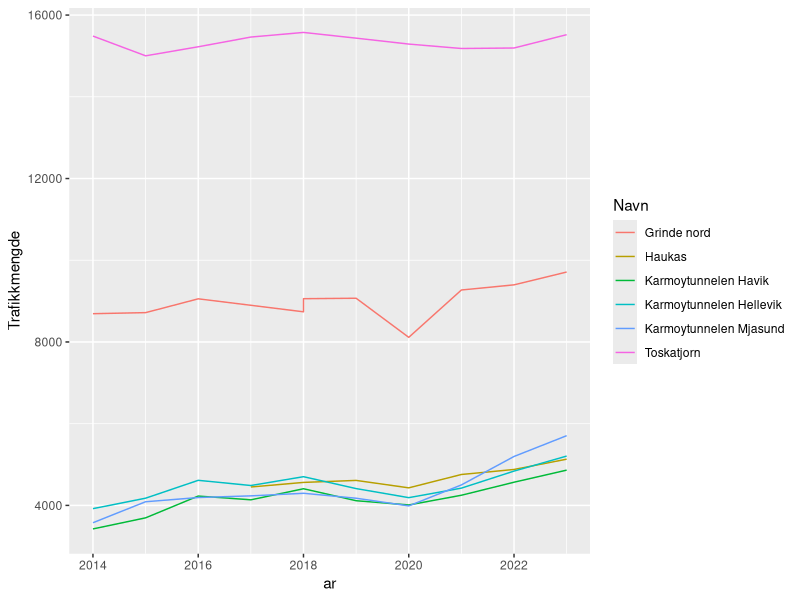
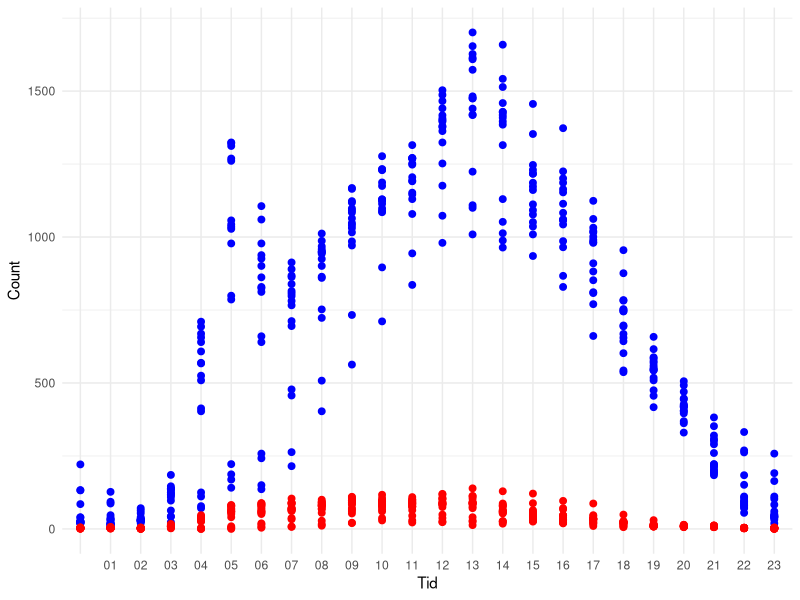

Generate these figures, in order, with R:
## ---- chunk 1
library(tidyverse)
library(readr)
library(readxl)
library(dplyr)
library(stringr)
## ---- chunk 2
# Les Excel-filene (juster filstiene etter hvor de ligger i prosjektet ditt)
tidligere_data <- read_excel("tidligere_data.xlsx")
ny_data <- read_excel("ny_data.xlsx")
## ---- chunk 3
# Fjerne mellomrom og linjeskift fra kolonnenavnene i 'tidligere_data'
colnames(tidligere_data) <- str_trim(gsub("\r\n", "", colnames(tidligere_data)))

# Omdøpe variabler i 'tidligere_data' for å matche variablene i 'ny_data'
tidligere_data <- tidligere_data %>%
  rename(
    `Kjønn` = `Hvilket kjønn identifiserer du som?`,  # Omdøp "Hvilket kjønn identifiserer du som?" til "Kjønn"
    `Alder` = `Din alder`,  # Omdøp "Din alder" til "Alder"
    `Utdanning` = `Hva er din høyeste utdanning?`,  # Omdøp utdanning
    `Næring` = `I hvilken næring jobber du?`,  # Omdøp næring
    `Inntektsgruppe` = `Hvilken inntektsgruppe hører du til?`,  # Omdøp inntektsgruppe
    `Antall personer i husstanden` = `Hvor mange personer bor i din husstand?`,  # Omdøp antall personer
    `Antall med førerkort` = `Hvor mange i husstanden har førerkort?`,  # Omdøp førerkort
    `Transportmåte disponibelt` = `Hva har du til disposisjon?`,  # Omdøp transportmåte
    `Hvordan kommer du deg til jobb` = `Hva har du reist med siste uken?`,  # Omdøp hvordan du kommer deg til jobb
    `Tid brukt til jobb` = `Hvor lang er din pendletid til jobb?`,  # Omdøp tid brukt til jobb
    `Postnummer` = `Hva er ditt postnummer (bosted)`,  # Omdøp postnummer
    `Postnummer arbeidssted` = `Hva er ditt postnummer (arbeidsplass)`,  # Omdøp postnummer arbeidssted
    `Fast oppmøte` = `Har du fast oppmøtested?`,  # Omdøp fast oppmøte
    `Parkering ved jobb` = `Er det gode parkeringsmuligheter nær din arbeidsplass?`  # Omdøp parkering
  )

# Omdøpe variabler i 'ny_data' (hvis nødvendig) for å matche samme tema
ny_data <- ny_data %>%
  rename(
    `Kjønn` = `Hvilket kjønn identifiserer du deg som?`,  # Omdøp "Hvilket kjønn identifiserer du deg som?" til "Kjønn"
    `Alder` = `Hva er alderen din?`,  # Omdøp "Hva er alderen din?" til "Alder"
    `Utdanning` = `Hva er din høyeste utdanning?`,  # Omdøp utdanning
    `Næring` = `I hvilken næring jobber du?`,  # Omdøp næring
    `Inntektsgruppe` = `Hvilken inntektsgruppe tilhører du?`,  # Omdøp inntektsgruppe
    `Antall personer i husstanden` = `Hvor mange bor i din husstand?`,  # Omdøp antall personer
    `Antall med førerkort` = `Hvor mange har førerkort i din husstand?`,  # Omdøp førerkort
    `Transportmåte disponibelt` = `Hvilke muligheter har du tilgjengelig for reise til jobb?`,  # Omdøp transportmåte
    `Hvordan kommer du deg til jobb` = `Hvilke muligheter bruker du for å reise til jobb?`,  # Omdøp hvordan du kommer deg til jobb
    `Tid brukt til jobb` = `Hvor lang tid bruker du til jobb`,  # Omdøp tid brukt til jobb
    `Postnummer` = `Hvilket postnummer er din husstand plassert under?`,  # Omdøp postnummer
    `Postnummer arbeidssted` = `Hvilket postnummer er arbeidsplassen din plasser under?`,  # Omdøp postnummer arbeidssted
    `Fast oppmøte` = `Har du fast oppmøte til jobb?`,  # Omdøp fast oppmøte
    `Parkering ved jobb` = `Har du parkeringsmuligheter på jobb?`  # Omdøp parkering
  )
## ---- chunk 4
# Velge felles variabler (tema) i begge datasettene
common_columns <- c("Starttidspunkt", "Kjønn", "Alder", "Utdanning", "Næring", "Inntektsgruppe",
                    "Antall personer i husstanden", "Antall med førerkort", "Transportmåte disponibelt",
                    "Hvordan kommer du deg til jobb", "Tid brukt til jobb", "Postnummer",
                    "Postnummer arbeidssted", "Fast oppmøte", "Parkering ved jobb")

# Slå sammen datasettene
merged_data <- bind_rows(
  select(ny_data, all_of(common_columns)),
  select(tidligere_data, all_of(common_columns))
)

# Se resultatet
head(merged_data)

# Sjekk at du har fått 160 observasjoner
nrow(merged_data)
## ---- chunk 5
library(readr)
datasett_2014_2024 <- read_delim("datasett_2014_2024.csv", 
    delim = ";", escape_double = FALSE, trim_ws = TRUE)

Karmsundsgata <- read_delim("Karmsundsgata.csv", 
    delim = ";", escape_double = FALSE, trim_ws = TRUE)
## ---- chunk 6
datasett_2014_2024 <- datasett_2014_2024 |> 
  filter(
    Felt == str_match_all(Felt, "Totalt"
    ) 
  ) |> 
  mutate(
    Lastebil = `7,6m - 12,5m` + `12,5m - 16,0m` + `>= 16,0m`,
    Bil = `< 5,6m` + `5,6m - 7,6m`
  ) |> 
  select(
    Navn, Vegreferanse, Fra, ar, Bil, Lastebil, Trafikkmengde, Felt
  )


## ---- chunk 7
datasett_2014_2024 |> 
  ggplot(
    aes(
      x = ar,
      y = Trafikkmengde,
      colour = Navn
    )
  ) + 
  geom_line() 
## ---- chunk 8
Karmsundsgata <- Karmsundsgata |> 
    mutate(
    Lastebil = `7,6m - 12,5m` + `12,5m - 16,0m` + `>= 16,0m`,
    Bil = `< 5,6m` + `5,6m - 7,6m`
  ) |> 
  select(
    Navn, Vegreferanse, Fra, Bil, Lastebil, Trafikkmengde, Felt
  ) |> 
filter(
    Felt == str_match_all(Felt, "Totalt"),
  )
## ---- chunk 9
Karmsundsgata <- Karmsundsgata |> 
   mutate(
    Mnd = str_sub(Fra, start = 6, end = 7),
    Tid = str_sub(Fra, start = 12, 13),
    Dato = str_sub(Fra, start = 9, end = 10)
  )
## ---- chunk 10
# Create the plot
Karmsundsgata |> 
  ggplot(aes(x = Tid)) +       # Set the x-axis variable
  geom_point(aes(y = Bil), color = "blue", size = 2) +   # Points for cars in blue
  geom_point(aes(y = Lastebil), color = "red", size = 2) + # Points for trucks in red
  labs(y = "Count", color = "Vehicle Type") +  # Add labels
  theme_minimal()   # Clean theme for better appearance

## ---- chunk 11

